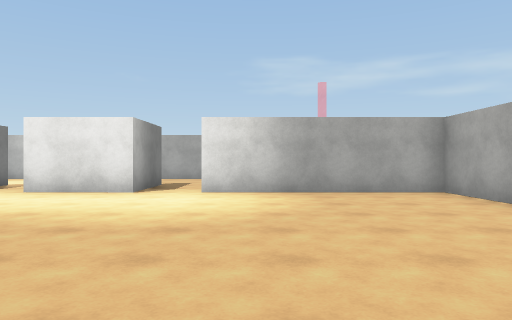
View 1 (above)

18 first-person views from a walk through a scene from a Unity 3-D project. The camera is 1.3 m above the floor, looks level and sees 70° across. The floor is counted in squares, 2 m on a side. Each view is taken from the middle of a square. On the plan, view 1 faces up. The plan holds only what a view shows up to about 11 squares ahead; the rest is blank. The player character is not drawn. Surface patterns are stand-ins for the level's own textures.

View 2
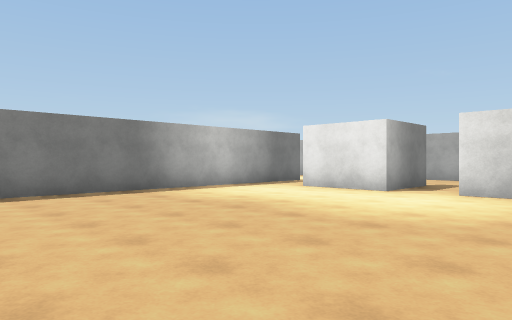

View 3
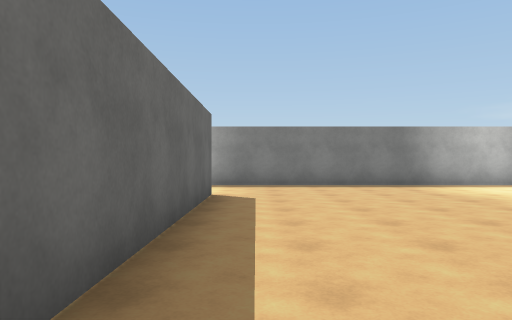

View 4
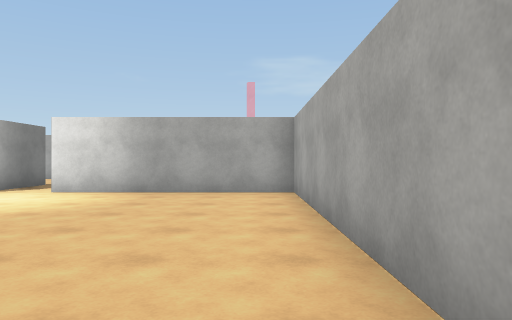

View 5
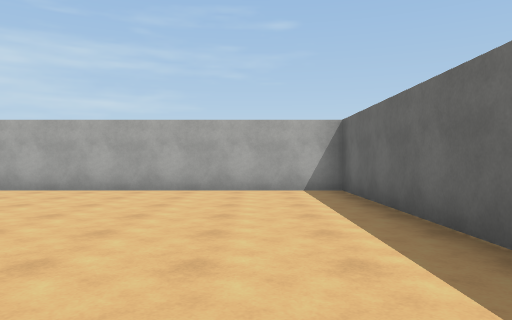

View 6
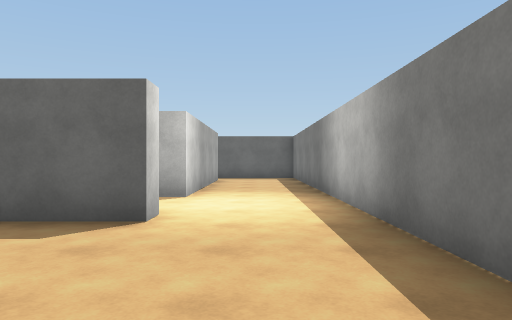

View 7
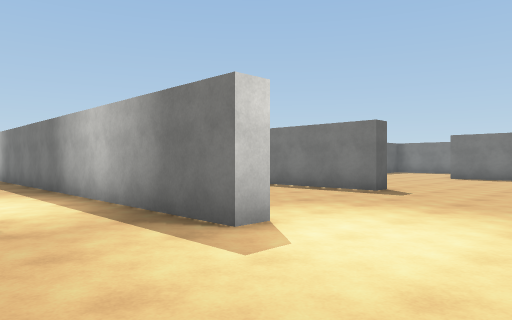

View 8
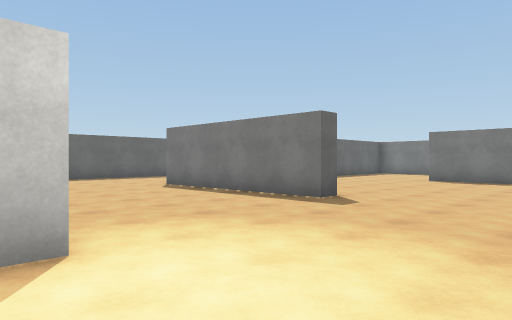

View 9
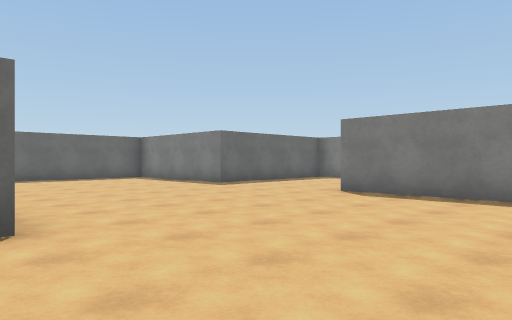

View 10
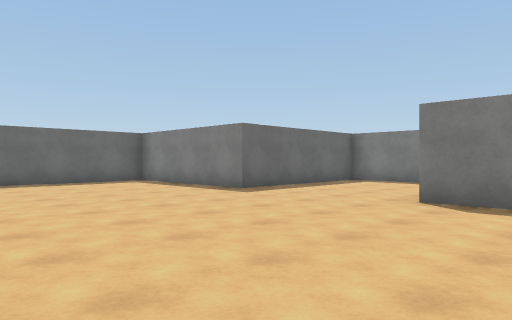

View 11
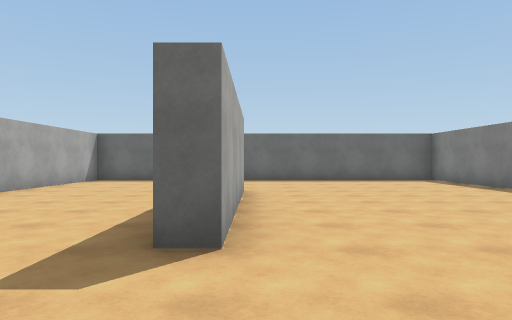

View 12
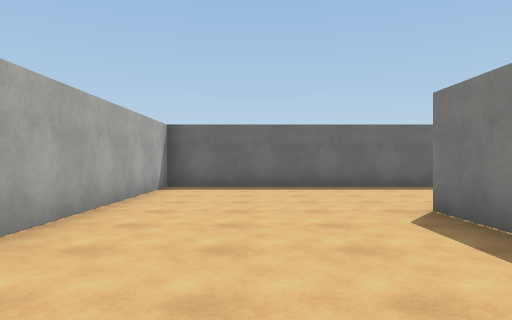

View 13
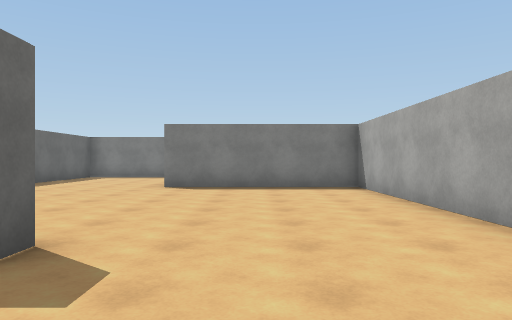

View 14
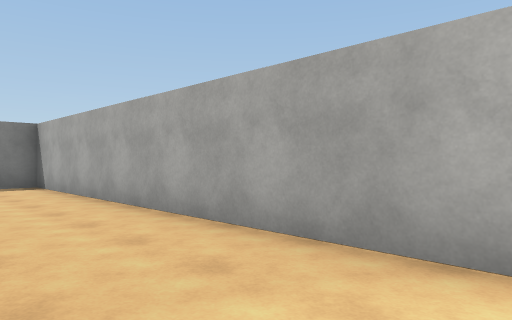

View 15
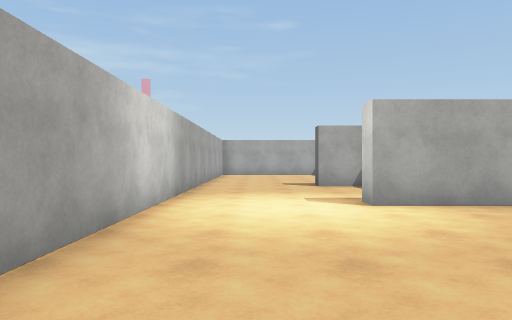

View 16
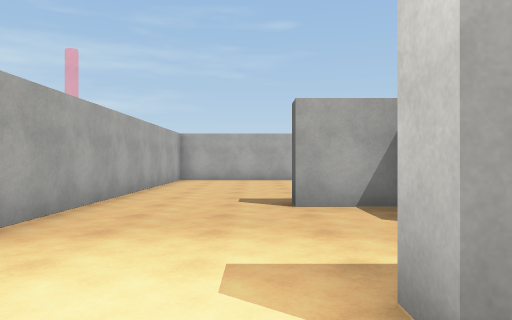

View 17
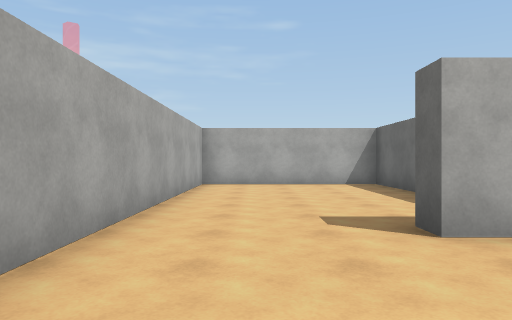

View 18
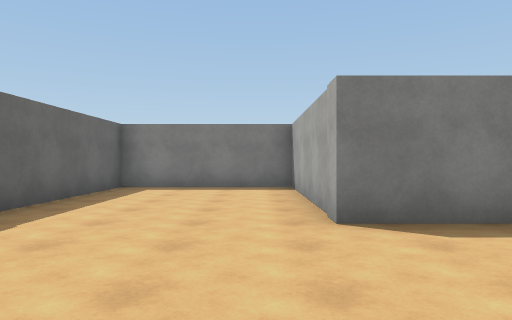

### Floor plan
Points are (right, up) in squares from view 1. A wall is a line through its corners. A room is listed if a view was taken in it or the views show most of it. See-through windows are left out.
Room 1 (views 1, 2, 3, 4, 5, 6)
walls: (-3.8, -1.4) (-3.8, -0.8) (3.8, -0.8) (3.8, 7.3) (-1.1, 7.3); (-2.4, 8.5) (-2.4, 7.3) (-4.6, 7.3); (-6.4, 7.4) (-6.4, -1.5)
ways out: opening at (-5, 7) to room 2; opening at (-2, 8) to room 2; opening at (-4.5, -1)
Room 2 (views 7, 8, 9, 10, 11, 12, 13, 14, 15, 16, 17, 18)
walls: (-6.9, 7.4) (-6.9, 9.4) (-6.4, 9.4) (-6.4, 7.4); (-11.8, 3.8) (-11.8, 8.3) (-11.3, 8.3) (-11.3, 3.2); (-2.9, 8) (-2.9, 9.4) (-2.4, 9.4) (-2.4, 8.5); (-16.8, -0.8) (-6.9, -0.8) (-6.9, 5); (1.2, 7.8) (3.8, 7.8) (3.8, 12.4) (-17.7, 12.4) (-17.7, 7.8) (-22.6, 7.8) (-22.6, 3.8) (-17.7, 3.8) (-17.7, 0)
ways out: opening at (-5, 7) to room 1; opening at (-2, 8) to room 1

Where each view was taken, in squares from view 1:
view 1: 0 up, 0 right, facing up
view 2: 0 up, 1 right, facing up-left
view 3: 0 up, 3 right, facing left
view 4: 0 up, 3 right, facing up
view 5: 1 up, 4 left, facing right
view 6: 3 up, 5 left, facing down
view 7: 12 up, 4 left, facing down-left
view 8: 12 up, 6 left, facing down-left
view 9: 12 up, 11 left, facing down-left
view 10: 10 up, 12 left, facing down-left
view 11: 11 up, 12 left, facing down
view 12: 8 up, 9 left, facing down
view 13: 10 up, 9 left, facing left
view 14: 10 up, 8 left, facing up-left
view 15: 11 up, 12 left, facing right
view 16: 10 up, 8 left, facing right
view 17: 11 up, 6 left, facing right
view 18: 7 up, 14 left, facing left
